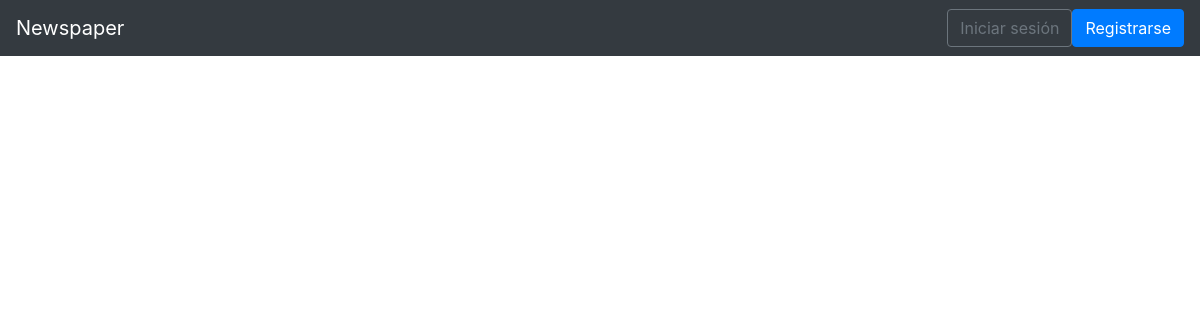
The app's page /articles/, older data.
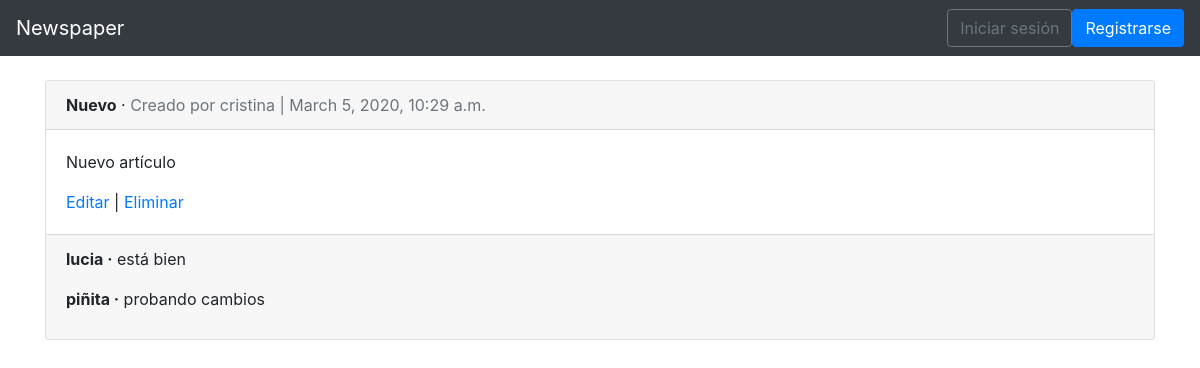
The same page, newer data.
### articles/models.py (models this page shows, shortened)
class Article(models.Model):
    title = models.CharField(max_length=255)
    body = models.TextField()
    date = models.DateTimeField(auto_now_add=True)
    author = models.ForeignKey(
        settings.AUTH_USER_MODEL,
        on_delete=models.CASCADE,
    )

class Comment(models.Model):
    article = models.ForeignKey(Article, on_delete=models.CASCADE, related_name='comments')
    comment = models.CharField(max_length=140)
    author = models.ForeignKey(
        settings.AUTH_USER_MODEL,
        on_delete=models.CASCADE,
    )
    def __str__(self):
        return self.comment

### users/models.py (models this page shows)
class CustomUser(AbstractUser):
    age = models.PositiveIntegerField(default=0)

### articles/views.py (the view)
# urls.py: path('', views.ArticleListView.as_view(), name='article_list'),
class ArticleListView(ListView):
    model = models.Article
    template_name = 'article_list.html'

### templates/article_list.html (shortened to what this page needs)
{% extends 'base.html' %}
{% block content %}
  {% for article in object_list %}
    <div class="card">
      <div class="card-header">
        <span class="font-weight-bold">{{ article.title }}</span> &middot;
        <span class="text-muted">Creado por {{ article.author }} | {{ article.date }}</span>
      </div>
      <div class="card-body">
        <p>{{ article.body }}</p>
        <a href="{% url 'article_edit' article.pk %}">Editar</a> |
        <a href="{% url 'article_delete' article.pk %}">Eliminar</a>
      </div>
      <div class="card-footer">
        {% for comment in article.comments.all %}
          <p>
            <span class="font-weight-bold">{{ comment.author }} &middot;</span>
            {{ comment }}
          </p>
        {% endfor %}
      </div>
    </div>
    <br />
  {% endfor %}
{% endblock content %}

### templates/base.html (shortened to what this page needs)
<!doctype html>
<html lang="en">
  <head>
    <link rel="stylesheet" href="https://maxcdn.bootstrapcdn.com/bootstrap/4.0.0/css/bootstrap.min.css">
</head>
<body>
  <nav class="navbar navbar-expand-md navbar-dark bg-dark mb-4">
    <a class="navbar-brand" href="{% url 'home' %}">Newspaper</a>
    <div class="collapse navbar-collapse" id="navbarCollapse">
      {% if user.is_authenticated %}
        <ul class="navbar-nav ml-auto">
          <li class="nav-item">
            <a class="nav-link dropdown-toggle" href="#" id="userMenu" data-toggle="dropdown" aria-haspopup="true" aria-expanded="false">
              {{ user.username }}
            </a>
            <div class="dropdown-menu dropdown-menu-right" aria-labelledby="userMenu">
              <a class="dropdown-item" href="{% url 'password_change' %}">Cambiar contraseña</a>
                <div class="dropdown-divider"></div>
                <a class="dropdown-item" href="{% url 'logout' %}">Cerrar sesión</a>
              </div>
            </li>
          </ul>
        {% else %}
          <form class="form-inline ml-auto">
            <a href="{% url 'login' %}" class="btn btn-outline-secondary">Iniciar sesión</a>
            <a href="{% url 'signup' %}" class="btn btn-primary ml- ">Registrarse</a>
          </form>
        {% endif %}
      </div>
    </nav>
    <div class="container">
      {% block content %}
      {% endblock %}
    </div>
  </body>
</html>

Row changes from the older to the newer data that the page shows:
added Article: title "Nuevo", author "cristina", date "March 5, 2020, 10:29 a.m.", body "Nuevo artículo"
added Comment: author "lucia", comment "está bien"
added Comment: author "piñita", comment "probando cambios"
